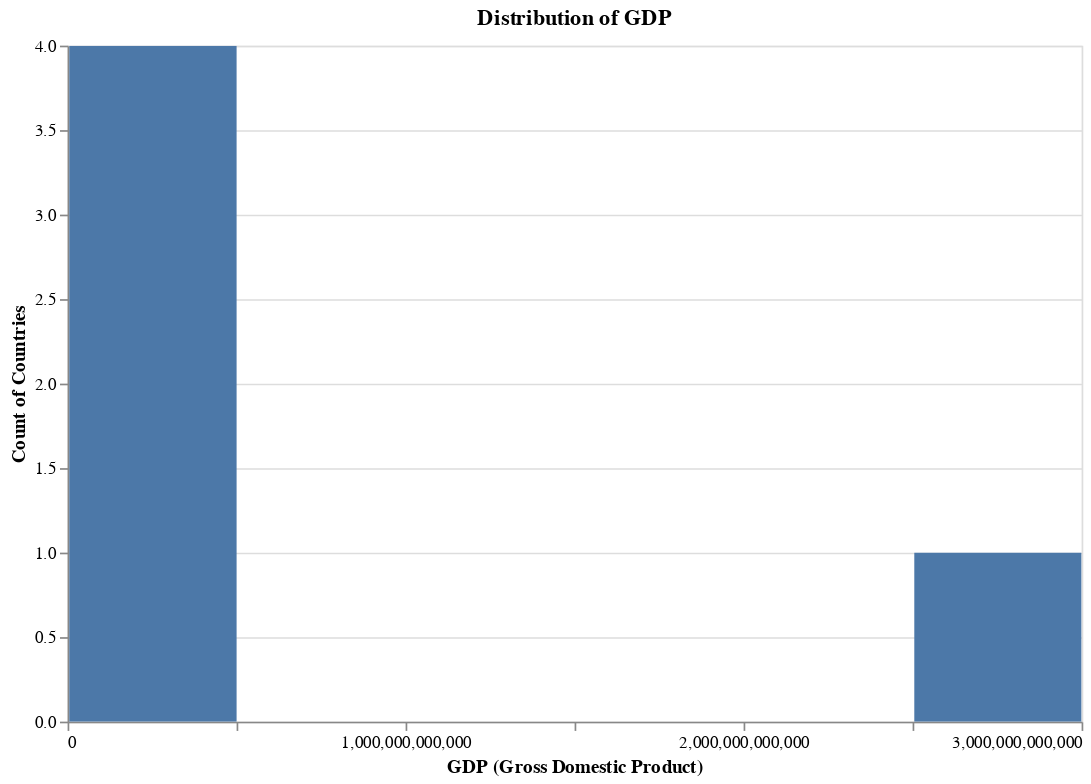

Write notebook code for a chart like this one.
### Code cell
# Histogram Showing the Distribution of GDP
histogram_gdp = alt.Chart(df).mark_bar().encode(
    x=alt.X('GDP:Q', bin=alt.Bin(maxbins=10), title='GDP (Gross Domestic Product)'),
    y=alt.Y('count()', title='Count of Countries'),
    tooltip=['count()']
).properties(
    title='Distribution of GDP',
    width=600,
    height=400
).interactive()

histogram_gdp.show()

### Figure 1 — Vega-Lite specification as saved in the notebook (floating-point values rounded to 4 significant figures)
{"config": {"view": {"continuousWidth": 300, "continuousHeight": 300}}, "data": {"name": "data-3016b005376e19ccd0ef38f5fe829c2a"}, "mark": {"type": "bar"}, "encoding": {"tooltip": [{"aggregate": "count", "type": "quantitative"}], "x": {"bin": {"maxbins": 10}, "field": "GDP", "title": "GDP (Gross Domestic Product)", "type": "quantitative"}, "y": {"aggregate": "count", "title": "Count of Countries", "type": "quantitative"}}, "height": 400, "params": [{"name": "param_15", "select": {"type": "interval", "encodings": ["x", "y"]}, "bind": "scales"}], "title": "Distribution of GDP", "width": 600, "$schema": "https://vega.github.io/schema/vega-lite/v5.17.0.json", "datasets": {"data-3016b005376e19ccd0ef38f5fe829c2a": [{"Country Name": "Albania", "PPT": 2893654, "GDP": 13220000000.0, "PRPE": 0.73, "OOCP": 7097, "ESE": 333291, "EPE": 195720, "UNEMP": 16.1, "LEB": 77.83, "TDP": 5}, {"Country Name": "Arab World", "PPT": 384222592, "GDP": 2890000000000.0, "PRPE": 6.42, "OOCP": 6827541, "ESE": 30972246, "EPE": 45126932, "UNEMP": 11.52, "LEB": 70.57, "TDP": 6}, {"Country Name": "United Arab Emirates", "PPT": 9086139, "GDP": 402000000000.0, "PRPE": 0.22, "OOCP": 14611, "ESE": 411040, "EPE": 409776, "UNEMP": 3.6, "LEB": 77.37, "TDP": 5}, {"Country Name": "Azerbaijan", "PPT": 9535079, "GDP": 75200000000.0, "PRPE": 0.16, "OOCP": 22821, "ESE": 949294, "EPE": 517708, "UNEMP": 5.2, "LEB": 70.76, "TDP": 4}, {"Country Name": "Burundi", "PPT": 10816860, "GDP": 3094000000.0, "PRPE": 24.25, "OOCP": 69246, "ESE": 583308, "EPE": 2046794, "UNEMP": 6.9, "LEB": 56.69, "TDP": 6}]}}
